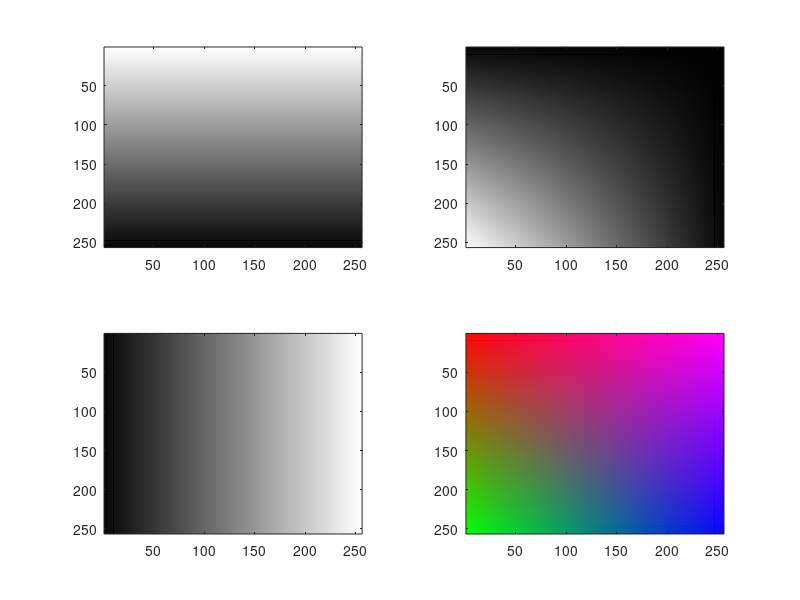

This figure's MATLAB source:
%This script will create an image that has a color gradien running from red
%to green, then to blue, and then to purple and is unbalanced.

%{Ben Hagenau, CSCI 1320, SID:105932529, lab 4, section 302%}
%last edited 2-19-16
clear all;

%composite. Preallocate matrix.
%red layer
x=zeros(256,256,3);
x(1,:,1)=255/255;
x(2,:,1)=254/255;
x(3,:,1)=253/255;
x(4,:,1)=252/255;
x(5,:,1)=251/255;
x(6,:,1)=250/255;
x(7,:,1)=249/255;
x(8,:,1)=248/255;
x(9,:,1)=247/255;
x(10,:,1)=246/255;
x(11,:,1)=245/255;
x(12,:,1)=244/255;
x(13,:,1)=243/255;
x(14,:,1)=242/255;
x(15,:,1)=241/255;
x(16,:,1)=240/255;
x(17,:,1)=239/255;
x(18,:,1)=238/255;
x(19,:,1)=237/255;
x(20,:,1)=236/255;
x(21,:,1)=235/255;
x(22,:,1)=234/255;
x(23,:,1)=233/255;
x(24,:,1)=232/255;
x(25,:,1)=231/255;
x(26,:,1)=230/255;
x(27,:,1)=229/255;
x(28,:,1)=228/255;
x(29,:,1)=227/255;
x(30,:,1)=226/255;
x(31,:,1)=225/255;
x(32,:,1)=224/255;
x(33,:,1)=223/255;
x(34,:,1)=222/255;
x(35,:,1)=221/255;
x(36,:,1)=220/255;
x(37,:,1)=219/255;
x(38,:,1)=218/255;
x(39,:,1)=217/255;
x(40,:,1)=216/255;
x(41,:,1)=215/255;
x(42,:,1)=214/255;
x(43,:,1)=213/255;
x(44,:,1)=212/255;
x(45,:,1)=212/255;
x(46,:,1)=211/255;
x(47,:,1)=210/255;
x(48,:,1)=209/255;
x(49,:,1)=208/255;
x(50,:,1)=207/255;
x(51,:,1)=206/255;
x(52,:,1)=205/255;
x(53,:,1)=204/255;
x(54,:,1)=203/255;
x(55,:,1)=202/255;
x(56,:,1)=201/255;
x(57,:,1)=200/255;
x(58,:,1)=199/255;
x(59,:,1)=198/255;
x(60,:,1)=197/255;
x(61,:,1)=196/255;
x(62,:,1)=195/255;
x(63,:,1)=194/255;
x(64,:,1)=193/255;
x(65,:,1)=192/255;
x(66,:,1)=191/255;
x(67,:,1)=190/255;
x(68,:,1)=189/255;
x(69,:,1)=188/255;
x(70,:,1)=187/255;
x(71,:,1)=186/255;
x(72,:,1)=185/255;
x(73,:,1)=184/255;
x(74,:,1)=183/255;
x(75,:,1)=182/255;
x(76,:,1)=181/255;
x(77,:,1)=180/255;
x(78,:,1)=179/255;
x(79,:,1)=178/255;
x(80,:,1)=177/255;
x(81,:,1)=176/255;
x(82,:,1)=175/255;
x(83,:,1)=174/255;
x(84,:,1)=173/255;
x(85,:,1)=172/255;
x(86,:,1)=171/255;
x(87,:,1)=170/255;
x(88,:,1)=169/255;
x(89,:,1)=168/255;
x(90,:,1)=167/255;
x(91,:,1)=166/255;
x(92,:,1)=165/255;
x(93,:,1)=164/255;
x(94,:,1)=163/255;
x(95,:,1)=162/255;
x(96,:,1)=161/255;
x(97,:,1)=160/255;
x(98,:,1)=159/255;
x(99,:,1)=158/255;
x(100,:,1)=157/255;
x(101,:,1)=156/255;
x(102,:,1)=155/255;
x(103,:,1)=154/255;
x(104,:,1)=153/255;
x(105,:,1)=152/255;
x(106,:,1)=151/255;
x(107,:,1)=150/255;
x(108,:,1)=149/255;
x(109,:,1)=148/255;
x(110,:,1)=147/255;
x(111,:,1)=146/255;
x(112,:,1)=145/255;
x(113,:,1)=144/255;
x(114,:,1)=143/255;
x(115,:,1)=142/255;
x(116,:,1)=141/255;
x(117,:,1)=140/255;
x(118,:,1)=139/255;
x(119,:,1)=138/255;
x(120,:,1)=137/255;
x(121,:,1)=136/255;
x(122,:,1)=135/255;
x(123,:,1)=134/255;
x(124,:,1)=133/255;
x(125,:,1)=132/255;
x(126,:,1)=131/255;
x(127,:,1)=130/255;
x(128,:,1)=129/255;
x(129,:,1)=128/255;
x(130,:,1)=127/255;
x(131,:,1)=126/255;
x(132,:,1)=125/255;
x(133,:,1)=124/255;
x(134,:,1)=123/255;
x(135,:,1)=122/255;
x(136,:,1)=121/255;
x(137,:,1)=120/255;
x(138,:,1)=119/255;
x(139,:,1)=119/255;
x(140,:,1)=118/255;
x(141,:,1)=117/255;
x(142,:,1)=116/255;
x(143,:,1)=115/255;
x(144,:,1)=114/255;
x(145,:,1)=113/255;
x(146,:,1)=112/255;
x(147,:,1)=111/255;
x(148,:,1)=110/255;
x(149,:,1)=109/255;
x(150,:,1)=109/255;
x(151,:,1)=108/255;
x(152,:,1)=107/255;
x(153,:,1)=106/255;
x(154,:,1)=105/255;
x(155,:,1)=104/255;
x(156,:,1)=103/255;
x(157,:,1)=102/255;
x(158,:,1)=101/255;
x(159,:,1)=100/255;
x(160,:,1)=99/255;
x(161,:,1)=98/255;
x(162,:,1)=97/255;
x(163,:,1)=96/255;
x(164,:,1)=95/255;
x(165,:,1)=94/255;
x(166,:,1)=93/255;
x(167,:,1)=92/255;
x(168,:,1)=91/255;
x(169,:,1)=90/255;
x(170,:,1)=89/255;
x(171,:,1)=88/255;
x(172,:,1)=87/255;
x(173,:,1)=86/255;
x(174,:,1)=85/255;
x(175,:,1)=84/255;
x(176,:,1)=83/255;
x(177,:,1)=82/255;
x(178,:,1)=81/255;
x(179,:,1)=80/255;
x(180,:,1)=79/255;
x(181,:,1)=79/255;
x(182,:,1)=78/255;
x(183,:,1)=77/255;
x(184,:,1)=76/255;
x(185,:,1)=75/255;
x(186,:,1)=74/255;
x(187,:,1)=73/255;
x(188,:,1)=72/255;
x(189,:,1)=71/255;
x(190,:,1)=69/255;
x(191,:,1)=69/255;
x(192,:,1)=68/255;
x(193,:,1)=67/255;
x(194,:,1)=66/255;
x(195,:,1)=65/255;
x(196,:,1)=64/255;
x(197,:,1)=63/255;
x(198,:,1)=62/255;
x(199,:,1)=61/255;
x(200,:,1)=60/255;
x(200,:,1)=59/255;
x(201,:,1)=58/255;
x(202,:,1)=57/255;
x(203,:,1)=56/255;
x(204,:,1)=55/255;
x(205,:,1)=54/255;
x(206,:,1)=53/255;
x(207,:,1)=52/255;
x(208,:,1)=51/255;
x(209,:,1)=50/255;
x(210,:,1)=49/255;
x(211,:,1)=49/255;
x(212,:,1)=48/255;
x(213,:,1)=47/255;
x(214,:,1)=46/255;
x(215,:,1)=45/255;
x(216,:,1)=44/255;
x(217,:,1)=43/255;
x(218,:,1)=42/255;
x(219,:,1)=41/255;
x(220,:,1)=40/255;
x(221,:,1)=39/255;
x(222,:,1)=39/255;
x(223,:,1)=38/255;
x(224,:,1)=37/255;
x(225,:,1)=36/255;
x(226,:,1)=35/255;
x(227,:,1)=34/255;
x(228,:,1)=33/255;
x(229,:,1)=32/255;
x(230,:,1)=31/255;
x(231,:,1)=30/255;
x(232,:,1)=29/255;
x(233,:,1)=28/255;
x(234,:,1)=27/255;
x(235,:,1)=26/255;
x(236,:,1)=25/255;
x(237,:,1)=24/255;
x(238,:,1)=23/255;
x(239,:,1)=22/255;
x(240,:,1)=21/255;
x(241,:,1)=20/255;
x(242,:,1)=19/255;
x(243,:,1)=19/255;
x(244,:,1)=18/255;
x(245,:,1)=17/255;
x(246,:,1)=16/255;
x(248,:,1)=15/255;
x(249,:,1)=14/255;
x(250,:,1)=13/255;
x(251,:,1)=12/255;
x(252,:,1)=11/255;
x(253,:,1)=9/255;
x(254,:,1)=8/255;
x(255,:,1)=7/255;
x(256,:,1)=6/255;
%green layer
x(1,:,2)=255/255;
x(2,:,2)=254/255;
x(3,:,2)=253/255;
x(4,:,2)=252/255;
x(5,:,2)=251/255;
x(6,:,2)=250/255;
x(7,:,2)=249/255;
x(8,:,2)=248/255;
x(9,:,2)=247/255;
x(10,:,2)=246/255;
x(11,:,2)=245/255;
x(12,:,2)=244/255;
x(13,:,2)=243/255;
x(14,:,2)=242/255;
x(15,:,2)=241/255;
x(16,:,2)=240/255;
x(17,:,2)=239/255;
x(18,:,2)=238/255;
x(19,:,2)=237/255;
x(20,:,2)=236/255;
x(21,:,2)=235/255;
x(22,:,2)=234/255;
x(23,:,2)=233/255;
x(24,:,2)=232/255;
x(25,:,2)=231/255;
x(26,:,2)=230/255;
x(27,:,2)=229/255;
x(28,:,2)=228/255;
x(29,:,2)=227/255;
x(30,:,2)=226/255;
x(31,:,2)=225/255;
x(32,:,2)=224/255;
x(33,:,2)=223/255;
x(34,:,2)=222/255;
x(35,:,2)=221/255;
x(36,:,2)=220/255;
x(37,:,2)=219/255;
x(38,:,2)=218/255;
x(39,:,2)=217/255;
x(40,:,2)=216/255;
x(41,:,2)=215/255;
x(42,:,2)=214/255;
x(43,:,2)=213/255;
x(44,:,2)=212/255;
x(45,:,2)=212/255;
x(46,:,2)=211/255;
x(47,:,2)=210/255;
x(48,:,2)=209/255;
x(49,:,2)=208/255;
x(50,:,2)=207/255;
x(51,:,2)=206/255;
x(52,:,2)=205/255;
x(53,:,2)=204/255;
x(54,:,2)=203/255;
x(55,:,2)=202/255;
x(56,:,2)=201/255;
x(57,:,2)=200/255;
x(58,:,2)=199/255;
x(59,:,2)=198/255;
x(60,:,2)=197/255;
x(61,:,2)=196/255;
x(62,:,2)=195/255;
x(63,:,2)=194/255;
x(64,:,2)=193/255;
x(65,:,2)=192/255;
x(66,:,2)=191/255;
x(67,:,2)=190/255;
x(68,:,2)=189/255;
x(69,:,2)=188/255;
x(70,:,2)=187/255;
x(71,:,2)=186/255;
x(72,:,2)=185/255;
x(73,:,2)=184/255;
x(74,:,2)=183/255;
x(75,:,2)=182/255;
x(76,:,2)=181/255;
x(77,:,2)=180/255;
x(78,:,2)=179/255;
x(79,:,2)=178/255;
x(80,:,2)=177/255;
x(81,:,2)=176/255;
x(82,:,2)=175/255;
x(83,:,2)=174/255;
x(84,:,2)=173/255;
x(85,:,2)=172/255;
x(86,:,2)=171/255;
x(87,:,2)=170/255;
x(88,:,2)=169/255;
x(89,:,2)=168/255;
x(90,:,2)=167/255;
x(91,:,2)=166/255;
x(92,:,2)=165/255;
x(93,:,2)=164/255;
x(94,:,2)=163/255;
x(95,:,2)=162/255;
x(96,:,2)=161/255;
x(97,:,2)=160/255;
x(98,:,2)=159/255;
x(99,:,2)=158/255;
x(100,:,2)=157/255;
x(101,:,2)=156/255;
x(102,:,2)=155/255;
x(103,:,2)=154/255;
x(104,:,2)=153/255;
x(105,:,2)=152/255;
x(106,:,2)=151/255;
x(107,:,2)=150/255;
x(108,:,2)=149/255;
x(109,:,2)=148/255;
x(110,:,2)=147/255;
x(111,:,2)=146/255;
x(112,:,2)=145/255;
x(113,:,2)=144/255;
x(114,:,2)=143/255;
x(115,:,2)=142/255;
x(116,:,2)=141/255;
x(117,:,2)=140/255;
x(118,:,2)=139/255;
x(119,:,2)=138/255;
x(120,:,2)=137/255;
x(121,:,2)=136/255;
x(122,:,2)=135/255;
x(123,:,2)=134/255;
x(124,:,2)=133/255;
x(125,:,2)=132/255;
x(126,:,2)=131/255;
x(127,:,2)=130/255;
x(128,:,2)=129/255;
x(129,:,2)=128/255;
x(130,:,2)=127/255;
x(131,:,2)=126/255;
x(132,:,2)=125/255;
x(133,:,2)=124/255;
x(134,:,2)=123/255;
x(135,:,2)=122/255;
x(136,:,2)=121/255;
x(137,:,2)=120/255;
x(138,:,2)=119/255;
x(139,:,2)=119/255;
x(140,:,2)=118/255;
x(141,:,2)=117/255;
x(142,:,2)=116/255;
x(143,:,2)=115/255;
x(144,:,2)=114/255;
x(145,:,2)=113/255;
x(146,:,2)=112/255;
x(147,:,2)=111/255;
x(148,:,2)=110/255;
x(149,:,2)=109/255;
x(150,:,2)=109/255;
x(151,:,2)=108/255;
x(152,:,2)=107/255;
x(153,:,2)=106/255;
x(154,:,2)=105/255;
x(155,:,2)=104/255;
x(156,:,2)=103/255;
x(157,:,2)=102/255;
x(158,:,2)=101/255;
x(159,:,2)=100/255;
x(160,:,2)=99/255;
x(161,:,2)=98/255;
x(162,:,2)=97/255;
x(163,:,2)=96/255;
x(164,:,2)=95/255;
x(165,:,2)=94/255;
x(166,:,2)=93/255;
x(167,:,2)=92/255;
x(168,:,2)=91/255;
x(169,:,2)=90/255;
x(170,:,2)=89/255;
x(171,:,2)=88/255;
x(172,:,2)=87/255;
x(173,:,2)=86/255;
x(174,:,2)=85/255;
x(175,:,2)=84/255;
x(176,:,2)=83/255;
x(177,:,2)=82/255;
x(178,:,2)=81/255;
x(179,:,2)=80/255;
x(180,:,2)=79/255;
x(181,:,2)=79/255;
x(182,:,2)=78/255;
x(183,:,2)=77/255;
x(184,:,2)=76/255;
x(185,:,2)=75/255;
x(186,:,2)=74/255;
x(187,:,2)=73/255;
x(188,:,2)=72/255;
x(189,:,2)=71/255;
x(190,:,2)=69/255;
x(191,:,2)=69/255;
x(192,:,2)=68/255;
x(193,:,2)=67/255;
x(194,:,2)=66/255;
x(195,:,2)=65/255;
x(196,:,2)=64/255;
x(197,:,2)=63/255;
x(198,:,2)=62/255;
x(199,:,2)=61/255;
x(200,:,2)=60/255;
x(200,:,2)=59/255;
x(201,:,2)=58/255;
x(202,:,2)=57/255;
x(203,:,2)=56/255;
x(204,:,2)=55/255;
x(205,:,2)=54/255;
x(206,:,2)=53/255;
x(207,:,2)=52/255;
x(208,:,2)=51/255;
x(209,:,2)=50/255;
x(210,:,2)=49/255;
x(211,:,2)=49/255;
x(212,:,2)=48/255;
x(213,:,2)=47/255;
x(214,:,2)=46/255;
x(215,:,2)=45/255;
x(216,:,2)=44/255;
x(217,:,2)=43/255;
x(218,:,2)=42/255;
x(219,:,2)=41/255;
x(220,:,2)=40/255;
x(221,:,2)=39/255;
x(222,:,2)=39/255;
x(223,:,2)=38/255;
x(224,:,2)=37/255;
x(225,:,2)=36/255;
x(226,:,2)=35/255;
x(227,:,2)=34/255;
x(228,:,2)=33/255;
x(229,:,2)=32/255;
x(230,:,2)=31/255;
x(231,:,2)=30/255;
x(232,:,2)=29/255;
x(233,:,2)=28/255;
x(234,:,2)=27/255;
x(235,:,2)=26/255;
x(236,:,2)=25/255;
x(237,:,2)=24/255;
x(238,:,2)=23/255;
x(239,:,2)=22/255;
x(240,:,2)=21/255;
x(241,:,2)=20/255;
x(242,:,2)=19/255;
x(243,:,2)=19/255;
x(244,:,2)=18/255;
x(245,:,2)=17/255;
x(246,:,2)=16/255;
x(248,:,2)=15/255;
x(249,:,2)=14/255;
x(250,:,2)=13/255;
x(251,:,2)=12/255;
x(252,:,2)=11/255;
x(253,:,2)=9/255;
x(254,:,2)=8/255;
x(255,:,2)=7/255;
x(256,:,2)=6/255;
x1=rot90(x(:,:,2));
x2=rot90(rot90(x(:,:,2)));
x(:,:,2)=x1.*x2;
%blue layer
x(:,:,3)=rot90(rot90(rot90(x(:,:,1))));
%plot image on subplot
subplot(2,2,4)
imagesc(x)


%Red Layer Gradient. Preallocate matrix.
r=zeros(256,256,3);
r(1,:,1)=255/255;
r(2,:,1)=254/255;
r(3,:,1)=253/255;
r(4,:,1)=252/255;
r(5,:,1)=251/255;
r(6,:,1)=250/255;
r(7,:,1)=249/255;
r(8,:,1)=248/255;
r(9,:,1)=247/255;
r(10,:,1)=246/255;
r(11,:,1)=245/255;
r(12,:,1)=244/255;
r(13,:,1)=243/255;
r(14,:,1)=242/255;
r(15,:,1)=241/255;
r(16,:,1)=240/255;
r(17,:,1)=239/255;
r(18,:,1)=238/255;
r(19,:,1)=237/255;
r(20,:,1)=236/255;
r(21,:,1)=235/255;
r(22,:,1)=234/255;
r(23,:,1)=233/255;
r(24,:,1)=232/255;
r(25,:,1)=231/255;
r(26,:,1)=230/255;
r(27,:,1)=229/255;
r(28,:,1)=228/255;
r(29,:,1)=227/255;
r(30,:,1)=226/255;
r(31,:,1)=225/255;
r(32,:,1)=224/255;
r(33,:,1)=223/255;
r(34,:,1)=222/255;
r(35,:,1)=221/255;
r(36,:,1)=220/255;
r(37,:,1)=219/255;
r(38,:,1)=218/255;
r(39,:,1)=217/255;
r(40,:,1)=216/255;
r(41,:,1)=215/255;
r(42,:,1)=214/255;
r(43,:,1)=213/255;
r(44,:,1)=212/255;
r(45,:,1)=212/255;
r(46,:,1)=211/255;
r(47,:,1)=210/255;
r(48,:,1)=209/255;
r(49,:,1)=208/255;
r(50,:,1)=207/255;
r(51,:,1)=206/255;
r(52,:,1)=205/255;
r(53,:,1)=204/255;
r(54,:,1)=203/255;
r(55,:,1)=202/255;
r(56,:,1)=201/255;
r(57,:,1)=200/255;
r(58,:,1)=199/255;
r(59,:,1)=198/255;
r(60,:,1)=197/255;
r(61,:,1)=196/255;
r(62,:,1)=195/255;
r(63,:,1)=194/255;
r(64,:,1)=193/255;
r(65,:,1)=192/255;
r(66,:,1)=191/255;
r(67,:,1)=190/255;
r(68,:,1)=189/255;
r(69,:,1)=188/255;
r(70,:,1)=187/255;
r(71,:,1)=186/255;
r(72,:,1)=185/255;
r(73,:,1)=184/255;
r(74,:,1)=183/255;
r(75,:,1)=182/255;
r(76,:,1)=181/255;
r(77,:,1)=180/255;
r(78,:,1)=179/255;
r(79,:,1)=178/255;
r(80,:,1)=177/255;
r(81,:,1)=176/255;
r(82,:,1)=175/255;
r(83,:,1)=174/255;
r(84,:,1)=173/255;
r(85,:,1)=172/255;
r(86,:,1)=171/255;
r(87,:,1)=170/255;
r(88,:,1)=169/255;
r(89,:,1)=168/255;
r(90,:,1)=167/255;
r(91,:,1)=166/255;
r(92,:,1)=165/255;
r(93,:,1)=164/255;
r(94,:,1)=163/255;
r(95,:,1)=162/255;
r(96,:,1)=161/255;
r(97,:,1)=160/255;
r(98,:,1)=159/255;
r(99,:,1)=158/255;
r(100,:,1)=157/255;
r(101,:,1)=156/255;
r(102,:,1)=155/255;
r(103,:,1)=154/255;
r(104,:,1)=153/255;
r(105,:,1)=152/255;
r(106,:,1)=151/255;
r(107,:,1)=150/255;
r(108,:,1)=149/255;
r(109,:,1)=148/255;
r(110,:,1)=147/255;
r(111,:,1)=146/255;
r(112,:,1)=145/255;
r(113,:,1)=144/255;
r(114,:,1)=143/255;
r(115,:,1)=142/255;
r(116,:,1)=141/255;
r(117,:,1)=140/255;
r(118,:,1)=139/255;
r(119,:,1)=138/255;
r(120,:,1)=137/255;
r(121,:,1)=136/255;
r(122,:,1)=135/255;
r(123,:,1)=134/255;
r(124,:,1)=133/255;
r(125,:,1)=132/255;
r(126,:,1)=131/255;
r(127,:,1)=130/255;
r(128,:,1)=129/255;
r(129,:,1)=128/255;
r(130,:,1)=127/255;
r(131,:,1)=126/255;
r(132,:,1)=125/255;
r(133,:,1)=124/255;
r(134,:,1)=123/255;
r(135,:,1)=122/255;
r(136,:,1)=121/255;
r(137,:,1)=120/255;
r(138,:,1)=119/255;
r(139,:,1)=119/255;
r(140,:,1)=118/255;
r(141,:,1)=117/255;
r(142,:,1)=116/255;
r(143,:,1)=115/255;
r(144,:,1)=114/255;
r(145,:,1)=113/255;
r(146,:,1)=112/255;
r(147,:,1)=111/255;
r(148,:,1)=110/255;
r(149,:,1)=109/255;
r(150,:,1)=109/255;
r(151,:,1)=108/255;
r(152,:,1)=107/255;
r(153,:,1)=106/255;
r(154,:,1)=105/255;
r(155,:,1)=104/255;
r(156,:,1)=103/255;
r(157,:,1)=102/255;
r(158,:,1)=101/255;
r(159,:,1)=100/255;
r(160,:,1)=99/255;
r(161,:,1)=98/255;
r(162,:,1)=97/255;
r(163,:,1)=96/255;
r(164,:,1)=95/255;
r(165,:,1)=94/255;
r(166,:,1)=93/255;
r(167,:,1)=92/255;
r(168,:,1)=91/255;
r(169,:,1)=90/255;
r(170,:,1)=89/255;
r(171,:,1)=88/255;
r(172,:,1)=87/255;
r(173,:,1)=86/255;
r(174,:,1)=85/255;
r(175,:,1)=84/255;
r(176,:,1)=83/255;
r(177,:,1)=82/255;
r(178,:,1)=81/255;
r(179,:,1)=80/255;
r(180,:,1)=79/255;
r(181,:,1)=79/255;
r(182,:,1)=78/255;
r(183,:,1)=77/255;
r(184,:,1)=76/255;
r(185,:,1)=75/255;
r(186,:,1)=74/255;
r(187,:,1)=73/255;
r(188,:,1)=72/255;
r(189,:,1)=71/255;
r(190,:,1)=69/255;
r(191,:,1)=69/255;
r(192,:,1)=68/255;
r(193,:,1)=67/255;
r(194,:,1)=66/255;
r(195,:,1)=65/255;
r(196,:,1)=64/255;
r(197,:,1)=63/255;
r(198,:,1)=62/255;
r(199,:,1)=61/255;
r(200,:,1)=60/255;
r(200,:,1)=59/255;
r(201,:,1)=58/255;
r(202,:,1)=57/255;
r(203,:,1)=56/255;
r(204,:,1)=55/255;
r(205,:,1)=54/255;
r(206,:,1)=53/255;
r(207,:,1)=52/255;
r(208,:,1)=51/255;
r(209,:,1)=50/255;
r(210,:,1)=49/255;
r(211,:,1)=49/255;
r(212,:,1)=48/255;
r(213,:,1)=47/255;
r(214,:,1)=46/255;
r(215,:,1)=45/255;
r(216,:,1)=44/255;
r(217,:,1)=43/255;
r(218,:,1)=42/255;
r(219,:,1)=41/255;
r(220,:,1)=40/255;
r(221,:,1)=39/255;
r(222,:,1)=39/255;
r(223,:,1)=38/255;
r(224,:,1)=37/255;
r(225,:,1)=36/255;
r(226,:,1)=35/255;
r(227,:,1)=34/255;
r(228,:,1)=33/255;
r(229,:,1)=32/255;
r(230,:,1)=31/255;
r(231,:,1)=30/255;
r(232,:,1)=29/255;
r(233,:,1)=28/255;
r(234,:,1)=27/255;
r(235,:,1)=26/255;
r(236,:,1)=25/255;
r(237,:,1)=24/255;
r(238,:,1)=23/255;
r(239,:,1)=22/255;
r(240,:,1)=21/255;
r(241,:,1)=20/255;
r(242,:,1)=19/255;
r(243,:,1)=19/255;
r(244,:,1)=18/255;
r(245,:,1)=17/255;
r(246,:,1)=16/255;
r(248,:,1)=15/255;
r(249,:,1)=14/255;
r(250,:,1)=13/255;
r(251,:,1)=12/255;
r(252,:,1)=11/255;
r(253,:,1)=9/255;
r(254,:,1)=8/255;
r(255,:,1)=7/255;
r(256,:,1)=6/255;

r(1,:,3)=255/255;
r(2,:,3)=254/255;
r(3,:,3)=253/255;
r(4,:,3)=252/255;
r(5,:,3)=251/255;
r(6,:,3)=250/255;
r(7,:,3)=249/255;
r(8,:,3)=248/255;
r(9,:,3)=247/255;
r(10,:,3)=246/255;
r(11,:,3)=245/255;
r(12,:,3)=244/255;
r(13,:,3)=243/255;
r(14,:,3)=242/255;
r(15,:,3)=241/255;
r(16,:,3)=240/255;
r(17,:,3)=239/255;
r(18,:,3)=238/255;
r(19,:,3)=237/255;
r(20,:,3)=236/255;
r(21,:,3)=235/255;
r(22,:,3)=234/255;
r(23,:,3)=233/255;
r(24,:,3)=232/255;
r(25,:,3)=231/255;
r(26,:,3)=230/255;
r(27,:,3)=229/255;
r(28,:,3)=228/255;
r(29,:,3)=227/255;
r(30,:,3)=226/255;
r(31,:,3)=225/255;
r(32,:,3)=224/255;
r(33,:,3)=223/255;
r(34,:,3)=222/255;
r(35,:,3)=221/255;
r(36,:,3)=220/255;
r(37,:,3)=219/255;
r(38,:,3)=218/255;
r(39,:,3)=217/255;
r(40,:,3)=216/255;
r(41,:,3)=215/255;
r(42,:,3)=214/255;
r(43,:,3)=213/255;
r(44,:,3)=212/255;
r(45,:,3)=212/255;
r(46,:,3)=211/255;
r(47,:,3)=210/255;
r(48,:,3)=209/255;
r(49,:,3)=208/255;
r(50,:,3)=207/255;
r(51,:,3)=206/255;
r(52,:,3)=205/255;
r(53,:,3)=204/255;
r(54,:,3)=203/255;
r(55,:,3)=202/255;
r(56,:,3)=201/255;
r(57,:,3)=200/255;
r(58,:,3)=199/255;
r(59,:,3)=198/255;
r(60,:,3)=197/255;
r(61,:,3)=196/255;
r(62,:,3)=195/255;
r(63,:,3)=194/255;
r(64,:,3)=193/255;
r(65,:,3)=192/255;
r(66,:,3)=191/255;
r(67,:,3)=190/255;
r(68,:,3)=189/255;
r(69,:,3)=188/255;
r(70,:,3)=187/255;
r(71,:,3)=186/255;
r(72,:,3)=185/255;
r(73,:,3)=184/255;
r(74,:,3)=183/255;
r(75,:,3)=182/255;
r(76,:,3)=181/255;
r(77,:,3)=180/255;
r(78,:,3)=179/255;
r(79,:,3)=178/255;
r(80,:,3)=177/255;
r(81,:,3)=176/255;
r(82,:,3)=175/255;
r(83,:,3)=174/255;
r(84,:,3)=173/255;
r(85,:,3)=172/255;
r(86,:,3)=171/255;
r(87,:,3)=170/255;
r(88,:,3)=169/255;
r(89,:,3)=168/255;
r(90,:,3)=167/255;
r(91,:,3)=166/255;
r(92,:,3)=165/255;
r(93,:,3)=164/255;
r(94,:,3)=163/255;
r(95,:,3)=162/255;
r(96,:,3)=161/255;
r(97,:,3)=160/255;
r(98,:,3)=159/255;
r(99,:,3)=158/255;
r(100,:,3)=157/255;
r(101,:,3)=156/255;
r(102,:,3)=155/255;
r(103,:,3)=154/255;
r(104,:,3)=153/255;
r(105,:,3)=152/255;
r(106,:,3)=151/255;
r(107,:,3)=150/255;
r(108,:,3)=149/255;
r(109,:,3)=148/255;
r(110,:,3)=147/255;
r(111,:,3)=146/255;
r(112,:,3)=145/255;
r(113,:,3)=144/255;
r(114,:,3)=143/255;
r(115,:,3)=142/255;
r(116,:,3)=141/255;
r(117,:,3)=140/255;
r(118,:,3)=139/255;
r(119,:,3)=138/255;
r(120,:,3)=137/255;
r(121,:,3)=136/255;
r(122,:,3)=135/255;
r(123,:,3)=134/255;
r(124,:,3)=133/255;
r(125,:,3)=132/255;
r(126,:,3)=131/255;
r(127,:,3)=130/255;
r(128,:,3)=129/255;
r(129,:,3)=128/255;
r(130,:,3)=127/255;
r(131,:,3)=126/255;
r(132,:,3)=125/255;
r(133,:,3)=124/255;
r(134,:,3)=123/255;
r(135,:,3)=122/255;
r(136,:,3)=121/255;
r(137,:,3)=120/255;
r(138,:,3)=119/255;
r(139,:,3)=119/255;
r(140,:,3)=118/255;
r(141,:,3)=117/255;
r(142,:,3)=116/255;
r(143,:,3)=115/255;
r(144,:,3)=114/255;
r(145,:,3)=113/255;
r(146,:,3)=112/255;
r(147,:,3)=111/255;
r(148,:,3)=110/255;
r(149,:,3)=109/255;
r(150,:,3)=109/255;
r(151,:,3)=108/255;
r(152,:,3)=107/255;
r(153,:,3)=106/255;
r(154,:,3)=105/255;
r(155,:,3)=104/255;
r(156,:,3)=103/255;
r(157,:,3)=102/255;
r(158,:,3)=101/255;
r(159,:,3)=100/255;
r(160,:,3)=99/255;
r(161,:,3)=98/255;
r(162,:,3)=97/255;
r(163,:,3)=96/255;
r(164,:,3)=95/255;
r(165,:,3)=94/255;
r(166,:,3)=93/255;
r(167,:,3)=92/255;
r(168,:,3)=91/255;
r(169,:,3)=90/255;
r(170,:,3)=89/255;
r(171,:,3)=88/255;
r(172,:,3)=87/255;
r(173,:,3)=86/255;
r(174,:,3)=85/255;
r(175,:,3)=84/255;
r(176,:,3)=83/255;
r(177,:,3)=82/255;
r(178,:,3)=81/255;
r(179,:,3)=80/255;
r(180,:,3)=79/255;
r(181,:,3)=79/255;
r(182,:,3)=78/255;
r(183,:,3)=77/255;
r(184,:,3)=76/255;
r(185,:,3)=75/255;
r(186,:,3)=74/255;
r(187,:,3)=73/255;
r(188,:,3)=72/255;
r(189,:,3)=71/255;
r(190,:,3)=69/255;
r(191,:,3)=69/255;
r(192,:,3)=68/255;
r(193,:,3)=67/255;
r(194,:,3)=66/255;
r(195,:,3)=65/255;
r(196,:,3)=64/255;
r(197,:,3)=63/255;
r(198,:,3)=62/255;
r(199,:,3)=61/255;
r(200,:,3)=60/255;
r(200,:,3)=59/255;
r(201,:,3)=58/255;
r(202,:,3)=57/255;
r(203,:,3)=56/255;
r(204,:,3)=55/255;
r(205,:,3)=54/255;
r(206,:,3)=53/255;
r(207,:,3)=52/255;
r(208,:,3)=51/255;
r(209,:,3)=50/255;
r(210,:,3)=49/255;
r(211,:,3)=49/255;
r(212,:,3)=48/255;
r(213,:,3)=47/255;
r(214,:,3)=46/255;
r(215,:,3)=45/255;
r(216,:,3)=44/255;
r(217,:,3)=43/255;
r(218,:,3)=42/255;
r(219,:,3)=41/255;
r(220,:,3)=40/255;
r(221,:,3)=39/255;
r(222,:,3)=39/255;
r(223,:,3)=38/255;
r(224,:,3)=37/255;
r(225,:,3)=36/255;
r(226,:,3)=35/255;
r(227,:,3)=34/255;
r(228,:,3)=33/255;
r(229,:,3)=32/255;
r(230,:,3)=31/255;
r(231,:,3)=30/255;
r(232,:,3)=29/255;
r(233,:,3)=28/255;
r(234,:,3)=27/255;
r(235,:,3)=26/255;
r(236,:,3)=25/255;
r(237,:,3)=24/255;
r(238,:,3)=23/255;
r(239,:,3)=22/255;
r(240,:,3)=21/255;
r(241,:,3)=20/255;
r(242,:,3)=19/255;
r(243,:,3)=19/255;
r(244,:,3)=18/255;
r(245,:,3)=17/255;
r(246,:,3)=16/255;
r(248,:,3)=15/255;
r(249,:,3)=14/255;
r(250,:,3)=13/255;
r(251,:,3)=12/255;
r(252,:,3)=11/255;
r(253,:,3)=9/255;
r(254,:,3)=8/255;
r(255,:,3)=7/255;
r(256,:,3)=6/255;

r(1,:,2)=255/255;
r(2,:,2)=254/255;
r(3,:,2)=253/255;
r(4,:,2)=252/255;
r(5,:,2)=251/255;
r(6,:,2)=250/255;
r(7,:,2)=249/255;
r(8,:,2)=248/255;
r(9,:,2)=247/255;
r(10,:,2)=246/255;
r(11,:,2)=245/255;
r(12,:,2)=244/255;
r(13,:,2)=243/255;
r(14,:,2)=242/255;
r(15,:,2)=241/255;
r(16,:,2)=240/255;
r(17,:,2)=239/255;
r(18,:,2)=238/255;
r(19,:,2)=237/255;
r(20,:,2)=236/255;
r(21,:,2)=235/255;
r(22,:,2)=234/255;
r(23,:,2)=233/255;
r(24,:,2)=232/255;
r(25,:,2)=231/255;
r(26,:,2)=230/255;
r(27,:,2)=229/255;
r(28,:,2)=228/255;
r(29,:,2)=227/255;
r(30,:,2)=226/255;
r(31,:,2)=225/255;
r(32,:,2)=224/255;
r(33,:,2)=223/255;
r(34,:,2)=222/255;
r(35,:,2)=221/255;
r(36,:,2)=220/255;
r(37,:,2)=219/255;
r(38,:,2)=218/255;
r(39,:,2)=217/255;
r(40,:,2)=216/255;
r(41,:,2)=215/255;
r(42,:,2)=214/255;
r(43,:,2)=213/255;
r(44,:,2)=212/255;
r(45,:,2)=212/255;
r(46,:,2)=211/255;
r(47,:,2)=210/255;
r(48,:,2)=209/255;
r(49,:,2)=208/255;
r(50,:,2)=207/255;
r(51,:,2)=206/255;
r(52,:,2)=205/255;
r(53,:,2)=204/255;
r(54,:,2)=203/255;
r(55,:,2)=202/255;
r(56,:,2)=201/255;
r(57,:,2)=200/255;
r(58,:,2)=199/255;
r(59,:,2)=198/255;
r(60,:,2)=197/255;
r(61,:,2)=196/255;
r(62,:,2)=195/255;
r(63,:,2)=194/255;
r(64,:,2)=193/255;
r(65,:,2)=192/255;
r(66,:,2)=191/255;
r(67,:,2)=190/255;
r(68,:,2)=189/255;
r(69,:,2)=188/255;
r(70,:,2)=187/255;
r(71,:,2)=186/255;
r(72,:,2)=185/255;
r(73,:,2)=184/255;
r(74,:,2)=183/255;
r(75,:,2)=182/255;
r(76,:,2)=181/255;
r(77,:,2)=180/255;
r(78,:,2)=179/255;
r(79,:,2)=178/255;
r(80,:,2)=177/255;
r(81,:,2)=176/255;
r(82,:,2)=175/255;
r(83,:,2)=174/255;
r(84,:,2)=173/255;
r(85,:,2)=172/255;
r(86,:,2)=171/255;
r(87,:,2)=170/255;
r(88,:,2)=169/255;
r(89,:,2)=168/255;
r(90,:,2)=167/255;
r(91,:,2)=166/255;
r(92,:,2)=165/255;
r(93,:,2)=164/255;
r(94,:,2)=163/255;
r(95,:,2)=162/255;
r(96,:,2)=161/255;
r(97,:,2)=160/255;
r(98,:,2)=159/255;
r(99,:,2)=158/255;
r(100,:,2)=157/255;
r(101,:,2)=156/255;
r(102,:,2)=155/255;
r(103,:,2)=154/255;
r(104,:,2)=153/255;
r(105,:,2)=152/255;
r(106,:,2)=151/255;
r(107,:,2)=150/255;
r(108,:,2)=149/255;
r(109,:,2)=148/255;
r(110,:,2)=147/255;
r(111,:,2)=146/255;
r(112,:,2)=145/255;
r(113,:,2)=144/255;
r(114,:,2)=143/255;
r(115,:,2)=142/255;
r(116,:,2)=141/255;
r(117,:,2)=140/255;
r(118,:,2)=139/255;
r(119,:,2)=138/255;
r(120,:,2)=137/255;
r(121,:,2)=136/255;
r(122,:,2)=135/255;
r(123,:,2)=134/255;
r(124,:,2)=133/255;
r(125,:,2)=132/255;
r(126,:,2)=131/255;
r(127,:,2)=130/255;
r(128,:,2)=129/255;
r(129,:,2)=128/255;
r(130,:,2)=127/255;
r(131,:,2)=126/255;
r(132,:,2)=125/255;
r(133,:,2)=124/255;
r(134,:,2)=123/255;
r(135,:,2)=122/255;
r(136,:,2)=121/255;
r(137,:,2)=120/255;
r(138,:,2)=119/255;
r(139,:,2)=119/255;
r(140,:,2)=118/255;
r(141,:,2)=117/255;
r(142,:,2)=116/255;
r(143,:,2)=115/255;
r(144,:,2)=114/255;
r(145,:,2)=113/255;
r(146,:,2)=112/255;
r(147,:,2)=111/255;
r(148,:,2)=110/255;
r(149,:,2)=109/255;
r(150,:,2)=109/255;
r(151,:,2)=108/255;
r(152,:,2)=107/255;
r(153,:,2)=106/255;
r(154,:,2)=105/255;
r(155,:,2)=104/255;
r(156,:,2)=103/255;
r(157,:,2)=102/255;
r(158,:,2)=101/255;
r(159,:,2)=100/255;
r(160,:,2)=99/255;
r(161,:,2)=98/255;
r(162,:,2)=97/255;
r(163,:,2)=96/255;
r(164,:,2)=95/255;
r(165,:,2)=94/255;
r(166,:,2)=93/255;
r(167,:,2)=92/255;
r(168,:,2)=91/255;
r(169,:,2)=90/255;
r(170,:,2)=89/255;
r(171,:,2)=88/255;
r(172,:,2)=87/255;
r(173,:,2)=86/255;
r(174,:,2)=85/255;
r(175,:,2)=84/255;
r(176,:,2)=83/255;
r(177,:,2)=82/255;
r(178,:,2)=81/255;
r(179,:,2)=80/255;
r(180,:,2)=79/255;
r(181,:,2)=79/255;
r(182,:,2)=78/255;
r(183,:,2)=77/255;
r(184,:,2)=76/255;
r(185,:,2)=75/255;
r(186,:,2)=74/255;
r(187,:,2)=73/255;
r(188,:,2)=72/255;
r(189,:,2)=71/255;
r(190,:,2)=69/255;
r(191,:,2)=69/255;
r(192,:,2)=68/255;
r(193,:,2)=67/255;
r(194,:,2)=66/255;
r(195,:,2)=65/255;
r(196,:,2)=64/255;
r(197,:,2)=63/255;
r(198,:,2)=62/255;
r(199,:,2)=61/255;
r(200,:,2)=60/255;
r(200,:,2)=59/255;
r(201,:,2)=58/255;
r(202,:,2)=57/255;
r(203,:,2)=56/255;
r(204,:,2)=55/255;
r(205,:,2)=54/255;
r(206,:,2)=53/255;
r(207,:,2)=52/255;
r(208,:,2)=51/255;
r(209,:,2)=50/255;
r(210,:,2)=49/255;
r(211,:,2)=49/255;
r(212,:,2)=48/255;
r(213,:,2)=47/255;
r(214,:,2)=46/255;
r(215,:,2)=45/255;
r(216,:,2)=44/255;
r(217,:,2)=43/255;
r(218,:,2)=42/255;
r(219,:,2)=41/255;
r(220,:,2)=40/255;
r(221,:,2)=39/255;
r(222,:,2)=39/255;
r(223,:,2)=38/255;
r(224,:,2)=37/255;
r(225,:,2)=36/255;
r(226,:,2)=35/255;
r(227,:,2)=34/255;
r(228,:,2)=33/255;
r(229,:,2)=32/255;
r(230,:,2)=31/255;
r(231,:,2)=30/255;
r(232,:,2)=29/255;
r(233,:,2)=28/255;
r(234,:,2)=27/255;
r(235,:,2)=26/255;
r(236,:,2)=25/255;
r(237,:,2)=24/255;
r(238,:,2)=23/255;
r(239,:,2)=22/255;
r(240,:,2)=21/255;
r(241,:,2)=20/255;
r(242,:,2)=19/255;
r(243,:,2)=19/255;
r(244,:,2)=18/255;
r(245,:,2)=17/255;
r(246,:,2)=16/255;
r(248,:,2)=15/255;
r(249,:,2)=14/255;
r(250,:,2)=13/255;
r(251,:,2)=12/255;
r(252,:,2)=11/255;
r(253,:,2)=9/255;
r(254,:,2)=8/255;
r(255,:,2)=7/255;
r(256,:,2)=6/255;

%plot image on subplot
subplot(2,2,1)
imagesc(r)

%Green Layer Gradient. Preallocate matrix. Multiply rotated versions of the
%red layer.
g=zeros(256,256,3);
 g1=rot90(r);
 g2=rot90(rot90(r));
 g=g1.*g2;

%plot image on subplot
subplot(2,2,2)
imagesc(g)



%Blue Layer Gradient. Preallocate matrix. Rotate red layer gradient.
b=zeros(256,256,3);
b=rot90(rot90(rot90(r)));

%plot image on subplot
subplot(2,2,3)
imagesc(b)